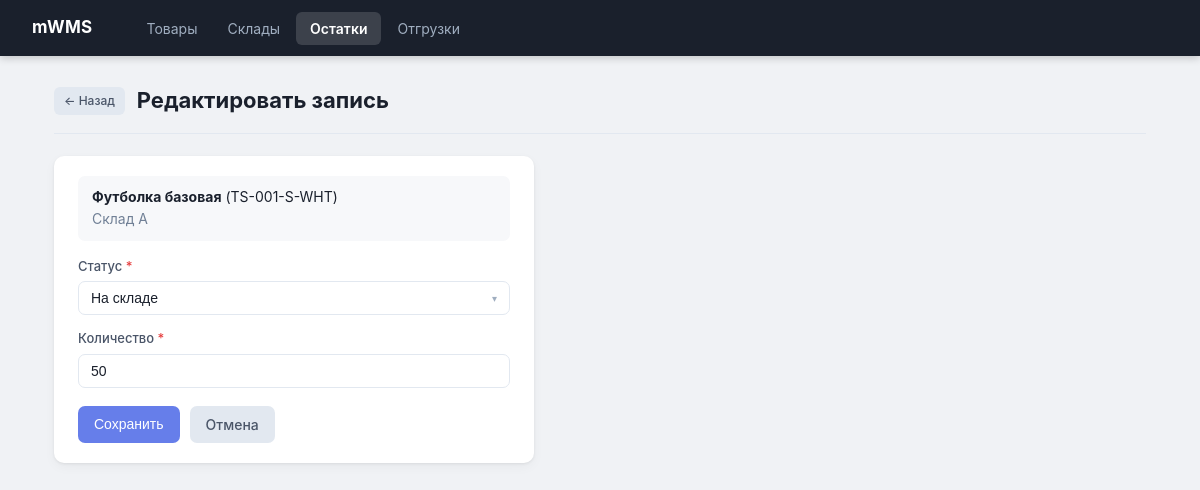
Page /stock/1/edit on the committed database.
### tables this page shows
CREATE TABLE products (
    id         INTEGER PRIMARY KEY AUTOINCREMENT,
    sku        TEXT    NOT NULL UNIQUE,   -- артикул
    name       TEXT    NOT NULL,
    size       TEXT,                      -- размер: S, M, L, XL и т.п.
    color      TEXT,                      -- цвет
    image_url  TEXT,                      -- ссылка на картинку (заполним потом)
    created_at TEXT    DEFAULT (date('now'))
);

CREATE TABLE warehouses (
    id          INTEGER PRIMARY KEY AUTOINCREMENT,
    name        TEXT NOT NULL,
    address     TEXT,
    description TEXT
);

CREATE TABLE stock (
    id           INTEGER PRIMARY KEY AUTOINCREMENT,
    product_id   INTEGER NOT NULL REFERENCES products(id),
    warehouse_id INTEGER NOT NULL REFERENCES warehouses(id),
    status       TEXT    NOT NULL CHECK(status IN ('incoming', 'in_stock', 'packing')),
    quantity     INTEGER NOT NULL DEFAULT 0 CHECK(quantity >= 0),
    updated_at   TEXT    DEFAULT (datetime('now')),
    UNIQUE(product_id, warehouse_id, status)
);

### app.py (the view, shortened to what this page needs)
@app.route('/stock/<int:stock_id>/edit', methods=['GET', 'POST'])
def stock_edit(stock_id):
    db = get_db()
    row = db.execute('''
        SELECT s.id, s.status, s.quantity,
               p.name AS product, p.sku AS sku,
               w.name AS warehouse
        FROM stock s
        JOIN products p ON s.product_id = p.id
        JOIN warehouses w ON s.warehouse_id = w.id
        WHERE s.id = ?
    ''', (stock_id,)).fetchone()
    return render_template('stock_edit.html', row=row)

### app.py (called while the page is built)
def get_db():
    if 'db' not in g:
        conn = sqlite3.connect(DB_PATH)
        conn.row_factory = sqlite3.Row  # строки доступны по имени колонки
        g.db = conn
    return g.db

### templates/stock_edit.html (shortened to what this page needs)
{% extends "base.html" %}
{% block content %}
<div class="page-header">
    <a href="{{ url_for('stock') }}" class="btn btn-sm btn-back">← Назад</a>
    <h1>Редактировать запись</h1>
</div>
<div class="card card-narrow">
    <p class="record-info">
        <strong>{{ row.product }}</strong> ({{ row.sku }})<br>
        <span style="color:#718096">{{ row.warehouse }}</span>
    </p>
    <form method="POST" class="form-col">
        <div class="form-group">
            <label>Статус <span class="required">*</span></label>
        </div>
        <div class="form-group">
            <label>Количество <span class="required">*</span></label>
            <input type="number" name="quantity" required min="0" value="{{ row.quantity }}">
        </div>
        <div class="form-actions">
            <button type="submit" class="btn btn-primary">Сохранить</button>
            <a href="{{ url_for('stock') }}" class="btn btn-secondary">Отмена</a>
        </div>
    </form>
</div>
{% endblock %}

### static/css/style.css (style rules this page uses)
* { box-sizing: border-box; margin: 0; padding: 0; }
body { font-family: -apple-system, BlinkMacSystemFont, 'Segoe UI', sans-serif; background: #f0f2f5; color: #1a202c; font-size: 15px; line-height: 1.5; }
.page-header { display: flex; align-items: center; gap: 12px; margin-bottom: 22px; padding-bottom: 16px; border-bottom: 1px solid #e2e8f0; }
.page-header h1 { font-size: 22px; font-weight: 700; }
.card { background: #fff; border-radius: 10px; padding: 20px 24px; margin-bottom: 20px; box-shadow: 0 1px 3px rgba(0, 0, 0, 0.07), 0 4px 12px rgba(0, 0, 0, 0.04); }
.card-narrow { max-width: 480px; }
.form-col { display: flex; flex-direction: column; gap: 14px; }
.form-group { display: flex; flex-direction: column; gap: 5px; }
.form-group label { font-size: 13px; font-weight: 500; color: #4a5568; }
.form-group input, .form-group select, .form-group textarea { padding: 8px 12px; border: 1.5px solid #e2e8f0; border-radius: 7px; font-size: 14px; color: #1a202c; background: #fff; outline: none; transition: border-color 0.15s, box-shadow 0.15s; min-width: 160px; }
.required { color: #e53e3e; }
.form-actions { display: flex; gap: 10px; margin-top: 4px; }
.btn { display: inline-flex; align-items: center; gap: 6px; padding: 8px 16px; border-radius: 7px; font-size: 14px; font-weight: 500; cursor: pointer; border: none; text-decoration: none; transition: opacity 0.15s, transform 0.1s; white-space: nowrap; }
.btn-primary { background: #667eea; color: #fff; }
.btn-secondary { background: #e2e8f0; color: #4a5568; }
.btn-sm { padding: 5px 10px; font-size: 12px; border-radius: 6px; }
.btn-back { background: #e2e8f0; color: #4a5568; }
.record-info { margin-bottom: 16px; padding: 10px 14px; background: #f7f8fa; border-radius: 7px; font-size: 14px; line-height: 1.6; }

### rows in the picture
products: product "Футболка базовая", sku "TS-001-S-WHT"
warehouses: warehouse "Склад А"
stock: quantity "50"
